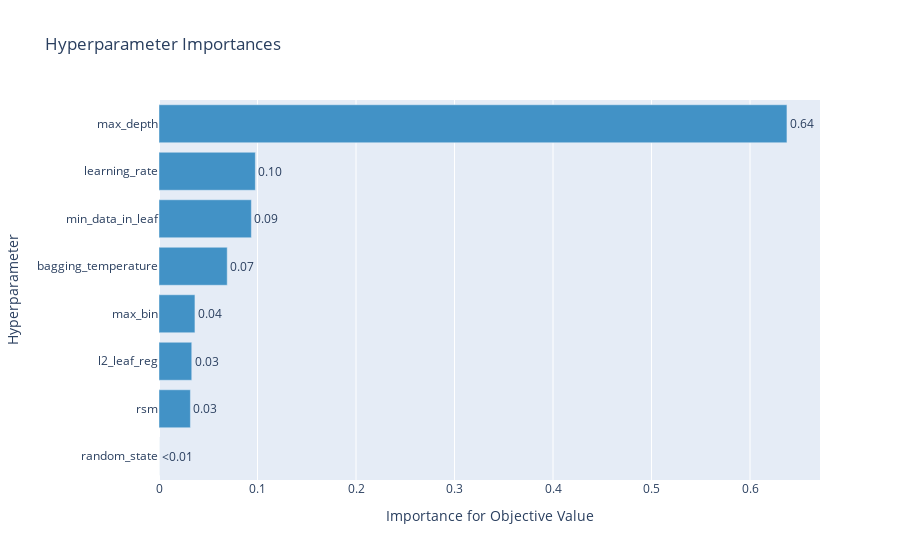

Here is the notebook cell this chart was saved with:
### Markdown cell above
Взглянем на важность гиперпараметров.

### Code cell
optuna.visualization.plot_param_importances(study)

### Figure 1 — Plotly figure (JSON) as saved in the notebook; plotly's stock layout.template omitted (floating-point values rounded to 4 significant figures)
{"data": [{"cliponaxis": false, "hovertemplate": ["random_state (CategoricalDistribution): 0.0<extra></extra>", "rsm (FloatDistribution): 0.03188008989676377<extra></extra>", "l2_leaf_reg (FloatDistribution): 0.033247736830152246<extra></extra>", "max_bin (IntDistribution): 0.03649161483778806<extra></extra>", "bagging_temperature (FloatDistribution): 0.06925720055703559<extra></extra>", "min_data_in_leaf (IntDistribution): 0.09378225656408658<extra></extra>", "learning_rate (FloatDistribution): 0.09783039216309657<extra></extra>", "max_depth (IntDistribution): 0.6375107091510773<extra></extra>"], "marker": {"color": "rgb(66,146,198)"}, "orientation": "h", "text": ["<0.01", "0.03", "0.03", "0.04", "0.07", "0.09", "0.10", "0.64"], "textposition": "outside", "type": "bar", "x": [0, 0.03188, 0.03325, 0.03649, 0.06926, 0.09378, 0.09783, 0.6375], "y": ["random_state", "rsm", "l2_leaf_reg", "max_bin", "bagging_temperature", "min_data_in_leaf", "learning_rate", "max_depth"]}], "layout": {"showlegend": false, "title": {"text": "Hyperparameter Importances"}, "xaxis": {"title": {"text": "Importance for Objective Value"}}, "yaxis": {"title": {"text": "Hyperparameter"}}}}
